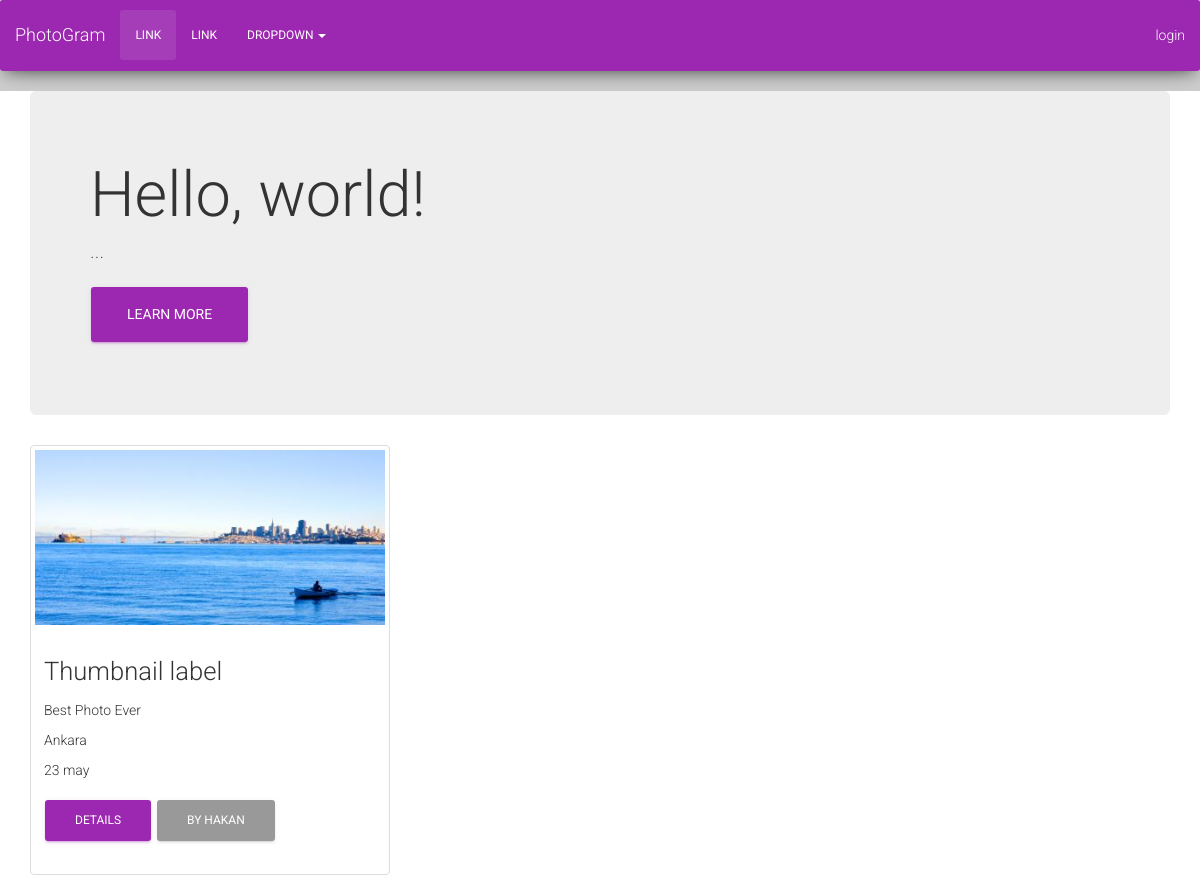
The app's page /11/ with its own data.
### photoGallery/models.py (models this page shows, shortened)
class Photograph(models.Model):
    user = models.ForeignKey(User)
    name = models.CharField(max_length=100)
    location = models.CharField(max_length=100)
    photographer = models.CharField(max_length=100)
    date = models.CharField(max_length=100) # Change to DateField
    image = models.ImageField(upload_to='image_files', default='media/default.png')
    likes = models.IntegerField(default=0)

### photoGallery/views.py (the view)
def detail(request, photograph_id):
    photograph = Photograph.objects.get(id=photograph_id)
    return render(request, 'detail.html', { 'photograph': photograph })

### photoGallery/templates/detail.html
{% extends "base.html" %} {% load staticfiles %} {% block content %}
<div class="wrapper">
    <div class="header">
        <div class="jumbotron">
            <h1>Hello, world!</h1>
            <p>...</p>
            <p><a class="btn btn-primary btn-lg" href="#" role="button">Learn more</a></p>
        </div>
    </div>
    <div class="row">
        <div class="col-md-4">
            <div class="thumbnail">
                <img src="{{ photograph.image.url }}" alt="{{photograph.name}}">
                <div class="caption">
                    <h3>Thumbnail label</h3>
                    <p>{{photograph.name}}</p>
                    <p>{{photograph.location}}</p>
                    <p>{{photograph.date}}</p>
                    <p><a href="/{{photograph.id}}/" class="btn btn-primary" role="button">Details</a>
                        <a href="/user/{{photograph.user.username}}" class="btn btn-default" role="button">by {{photograph.user.username}}</a></p>
                </div>
            </div>
        </div>
    </div>
</div>
{% endblock content %}

### records on screen
Photograph: image (picture), name "Best Photo Ever", location "Ankara", date "23 may", user.username "HAKAN"
